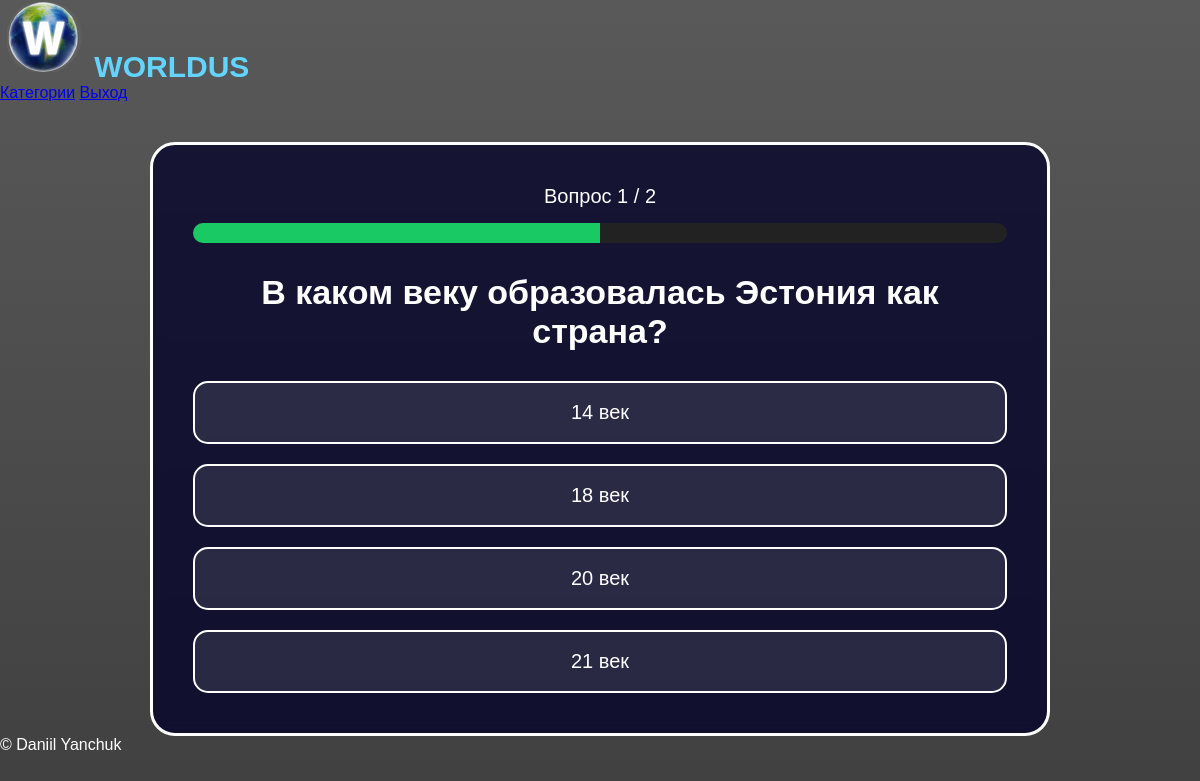
The page /question.php (signed in) on the database its author committed.
### tables this page shows
CREATE TABLE `questions` (
  `id` int(11) NOT NULL,
  `level_id` int(11) DEFAULT NULL,
  `question_text` text DEFAULT NULL,
  `image` varchar(255) DEFAULT NULL,
  `type` enum('input','choice','image') DEFAULT 'choice'
);

CREATE TABLE `answers` (
  `id` int(11) NOT NULL,
  `question_id` int(11) DEFAULT NULL,
  `answer_text` varchar(255) DEFAULT NULL,
  `image` varchar(255) DEFAULT NULL,
  `is_correct` tinyint(1) DEFAULT NULL
);

### question.php (the view, shortened to what this page needs)
<?php
include "config/db.php";
include "includes/header.php";
$level_id = isset($_GET['level'])
? (int)$_GET['level']
: 1;
$q = isset($_GET['q'])
? (int)$_GET['q']
: 0;
$questions = $conn->query("
SELECT *
FROM questions
WHERE level_id = $level_id
ORDER BY id ASC
");
$questions_array = [];
while($row = $questions->fetch_assoc()) {
    $questions_array[] = $row;
}
$total_questions = count($questions_array);
?>
<?php
$current_question = $questions_array[$q];
$answers = $conn->query("
SELECT *
FROM answers
WHERE question_id = {$current_question['id']}
");
?>
<div class="question-page">
<div class="question-box">
<div class="progress-text">
Вопрос <?= $q + 1 ?> / <?= $total_questions ?>
</div>
<div class="progress-bar">
<div class="progress-fill"
style="width: <?= (($q + 1) / $total_questions) * 100 ?>%">
</div>
</div>
<h1 class="question-title">
<?= $current_question['question_text'] ?>
</h1>
<div class="answers">
<?php while($answer = $answers->fetch_assoc()) { ?>
<button
class="answer-btn"
data-correct="<?= $answer['is_correct'] ?>"
>
<?= $answer['answer_text'] ?>
</button>
<?php } ?>
</div>
</div>
</div>
<?php include "includes/footer.php"; ?>

### assets/css/style.css (style rules this page uses)
* { margin:0; padding:0; box-sizing:border-box; font-family:Arial, Helvetica, sans-serif; }
body { background: linear-gradient(rgba(0,0,0,0.65), rgba(0,0,0,0.75)), url("../images/background.jpg"); background-size:cover; background-position:center; background-attachment:fixed; min-height:100vh; color:white; }
.question-page { width:100%; display:flex; justify-content:center; align-items:center; margin-top:40px; }
.question-box { width:900px; background: rgba(0,0,40,0.75); border: 3px solid white; border-radius:25px; padding:40px; text-align:center; backdrop-filter:blur(5px); }
.question-title { color:white; font-size:34px; margin-top:30px; margin-bottom:30px; }
.answers { display:flex; flex-direction:column; gap:20px; }
.answer-btn { background: rgba(255,255,255,0.1); border: 2px solid white; color:white; padding:18px; border-radius:15px; font-size:20px; cursor:pointer; transition:0.3s; }
.progress-text { color:white; margin-bottom:15px; font-size:20px; }
.progress-bar { width:100%; height:20px; background:#222; border-radius:20px; overflow:hidden; }
.progress-fill { height:100%; background:#18c964; }

### rows shown on the page
questions: question_text "В каком веку образовалась Эстония как страна?"
answers: answer_text "14 век"
answers: answer_text "18 век"
answers: answer_text "20 век"
answers: answer_text "21 век"

### other values the page prints
$q + 1 "1"
$total_questions "2"
